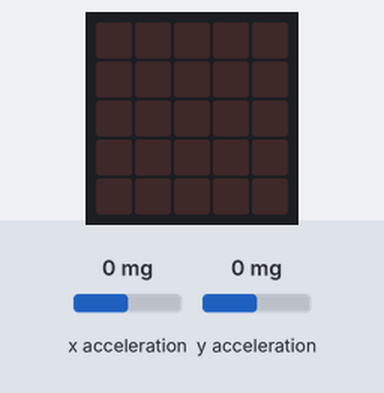
The program below on a simulated BBC micro:bit running MicroPython. On the bench: the board's 5×5 LED display. The inputs (shaded band) are chosen by the test bench; at power-on: x acceleration 0 mg, y acceleration 0 mg.

Above: at 1.2 s.
1.3 s: x acceleration set to -18 mg
2.8 s: x acceleration set to -23 mg
At 3.7 s:
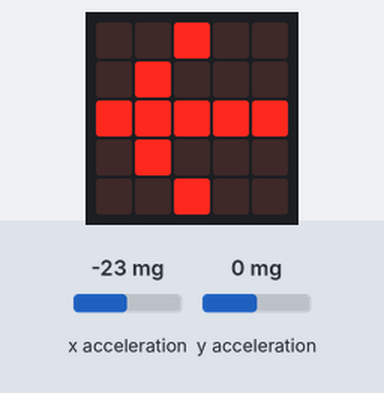
4.3 s: y acceleration set to -1440 mg
At 4.8 s:
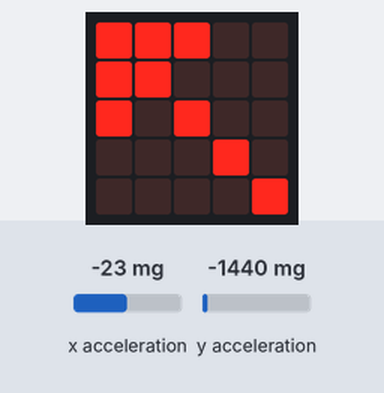
5.8 s: y acceleration set to 750 mg
At 7.0 s:
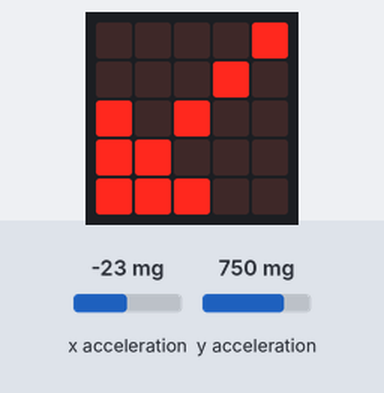
7.3 s: x acceleration set to 0 mg
At 8.3 s:
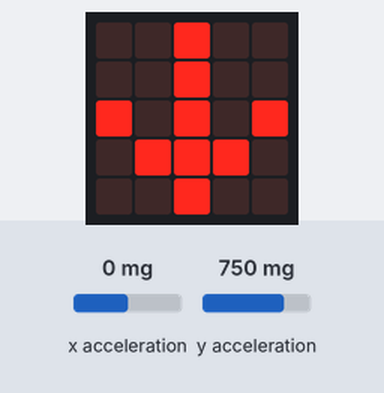
8.8 s: y acceleration set to 23 mg
10.3 s: y acceleration set to 18 mg
At 10.6 s:
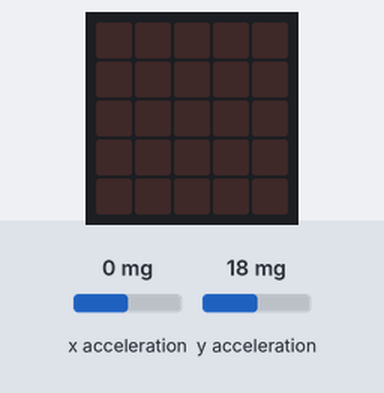
Timing chart, 0 to 12.8 s (numbered marks = the images above; inputs shaded):
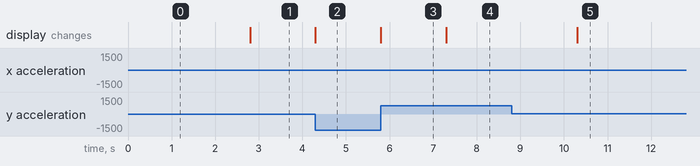

The program:

03_07_tasapainolauta_xy.py
```python
# 03_07_tasapainolauta_xy.py
# luetaan x ja y-akselin arvoja
# ja näytetään ruudulla arvon mukainen merkki (nuoli)
# luodaan muuttuja "lukemax" ja "lukemay" johon arvoja kirjoitetaan koko ajan
from microbit import *
while True:
    lukemax = accelerometer.get_x()
    lukemay = accelerometer.get_y()
    # kallistukset kulmiin
    if lukemax > 20 and lukemay < -20:
        display.show(Image.ARROW_NE)
    elif lukemax > 20 and lukemay > 20:
        display.show(Image.ARROW_SE)
    elif lukemax < -20 and lukemay < -20:
        display.show(Image.ARROW_NW)
    elif lukemax < -20 and lukemay > 20:
        display.show(Image.ARROW_SW)
    elif lukemax > 20 and lukemay > -20 and lukemay < 20:
        display.show(Image.ARROW_E)
    elif lukemax < -20 and lukemay > -20 and lukemay < 20:
        display.show(Image.ARROW_W)
    elif lukemax > -20 and lukemax < 20 and lukemay < -20:
        display.show(Image.ARROW_N)
    elif lukemax > -20 and lukemax < 20 and lukemay > 20:
        display.show(Image.ARROW_S)
    else:
        display.clear()
```

Measured:
- the behaviour switches between -20 and -21 mg on x acceleration (found by bisection; images 0 and 1)
- the behaviour switches between 21 and 20 mg on y acceleration (found by bisection; images 4 and 5)
- after the input at 1.3 s, every drawn part: stays the same
- after the input at 2.8 s, the display: changes at once (image 1)
- after the input at 4.3 s, the display: changes at once (image 2)
- after the input at 5.8 s, the display: changes at once (image 3)
- after the input at 7.3 s, the display: changes at once (image 4)
- after the input at 8.8 s, every drawn part: stays the same
- after the input at 10.3 s, the display: changes at once (image 5)
